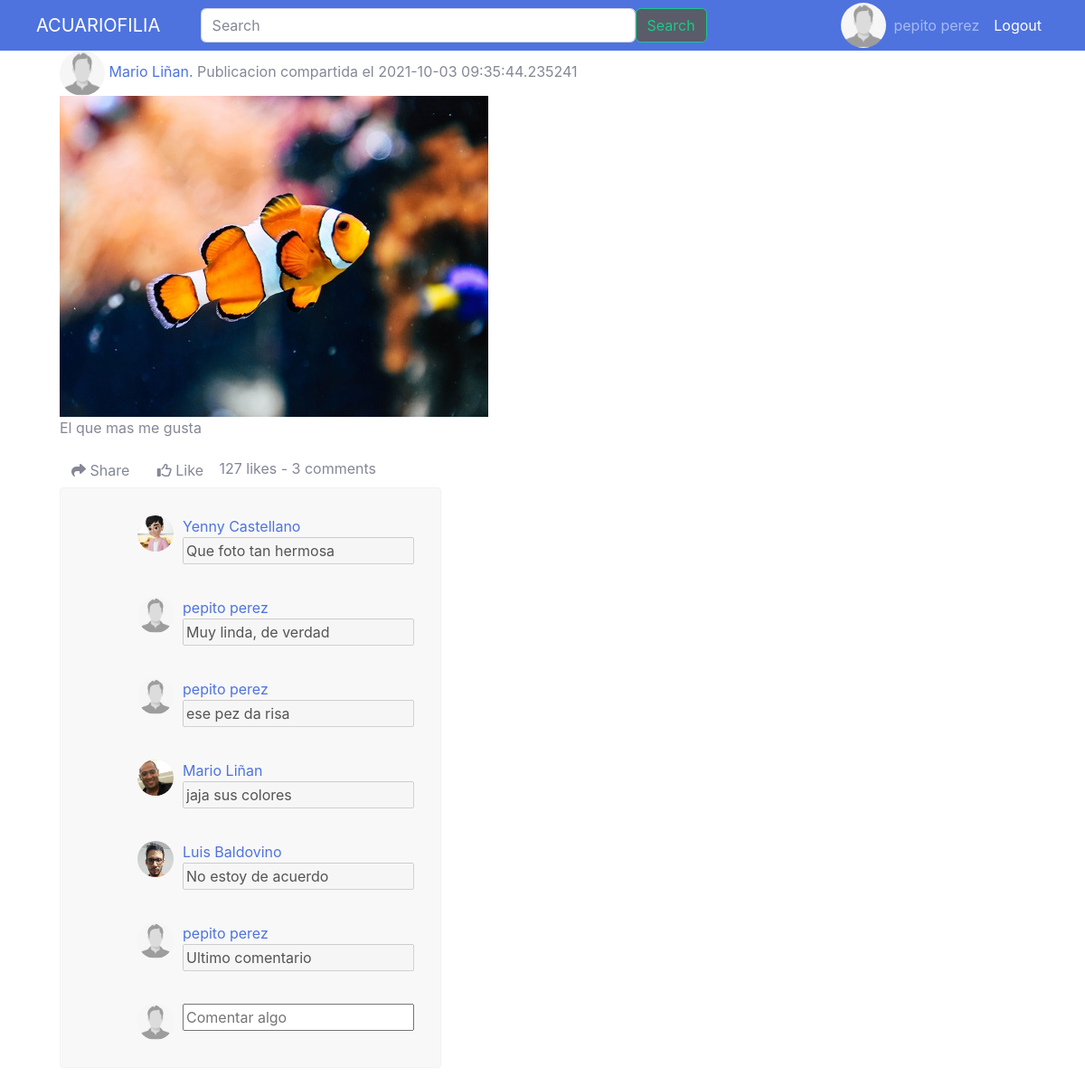
/postdetail?codigo=1 (signed in), run on the app's committed database.
### tables this page shows
CREATE TABLE User (UserId INTEGER PRIMARY KEY AUTOINCREMENT UNIQUE, name VARCHAR (20) NOT NULL, lastName VARCHAR (20) NOT NULL, email VARCHAR (30) UNIQUE NOT NULL, password VARCHAR (200) NOT NULL, birthay DATE NOT NULL, gender CHAR (15) NOT NULL, role INTEGER (1) NOT NULL, CreationDate DATETIME NOT NULL, ProfilePicURL VARCHAR (20) DEFAULT ('vacio.png'), country CHAR (30), phone INTEGER, about CHAR (150), profesion CHAR (40));

CREATE TABLE Post (PostId INTEGER PRIMARY KEY AUTOINCREMENT UNIQUE, PhotoURL CHAR (100) NOT NULL, Title VARCHAR (30) NOT NULL, creationDate DATE NOT NULL, UserId INTEGER REFERENCES User (UserId) ON DELETE CASCADE ON UPDATE CASCADE, Postviews INTEGER (30));

CREATE TABLE Comments (CommentId INTEGER PRIMARY KEY AUTOINCREMENT, Content VARCHAR NOT NULL, PostId INTEGER REFERENCES Post (PostId) ON DELETE CASCADE ON UPDATE CASCADE, UserId INTEGER REFERENCES User (UserId) ON DELETE CASCADE ON UPDATE CASCADE, CreationDate DATETIME NOT NULL);

### main.py (the view)
@app.route('/postdetail')
def postdetail():
    if 'fullname' not in session:
        return redirect('login')
    else:
        idp = request.args.get('codigo')
        sql = f'SELECT * FROM Post , User WHERE User.UserId=Post.UserId AND Post.PostId = {idp}'
        postsel= selectSQLite(sql)
        sql = f'SELECT * from Comments, User WHERE User.UserId=Comments.UserId AND Comments.PostId = {idp}'
        comPost= selectSQLite(sql)
        return render_template("postdetail.html", postsel=postsel,comPost=comPost)

### db.py (called while the page is built)
def get_db():
    try:
        if 'db' not in g:
            print('Connection OK')
            g.db = sqlite3.connect('database.db')
        return g.db
    except Error:
        print(Error)

### main.py (called while the page is built)
def selectSQLite(sql):
    db = get_db()
    cursorObj = db.cursor()
    cursorObj.execute(sql)
    seleccion = cursorObj.fetchall()
    return seleccion

### templates/postdetail.html (shortened to what this page needs)
<!DOCTYPE html>
<html lang="es">
    <head>
        <link href="../static/css/post_style.css" rel="stylesheet">
        <link href="../static/css/sb-admin-2.min.css" rel="stylesheet">
    </head>
    <body>
        <nav class="navbar navbar-expand-lg navbar-dark bg-primary">
            <div class="container-fluid">
                <a class="navbar-brand" href="{{'feed'}}">ACUARIOFILIA</a>
                <form class="d-flex" form action="{{url_for('search')}}" method="post" enctype="multipart/form-data">
                    <input class="form-control me-2" type="search" name="palabra" placeholder="Search" aria-label="Search">
                    <button class="btn btn-outline-success bg-primary bg-dark" type="submit">Search</button>
                </form>
            {% if 'id' in session %}
                <div class="contenedorLogin">
                    <div class="logout">
                        <span class="navbar-text p-2 bd-highlight"> <a href="{{'logout'}}">Logout</a> </span>
                    </div>
                    <div class="fullname">
                        <span class="navbar-text p-2 bd-highlight"> {{ session['fullname'] }} </span>
                    </div>
                    <div class="av-user-icon">
                        <a href="{{url_for('perfil', codigo = session['id']) }}"><img src="../static/images/perfil/{% print(session['foto']) %}" alt="user" class="fotoperfil-md-left"></a>
                    </div>
            {% else %}
                    <span class="navbar-text p-2 bd-highlight"> <a href="{{'login'}}">Login</a> </span>
                </div>
            {% endif %}
            </div>
        </nav>
        <div class="container bootstrap snippets bootdey">
            <div class="col-md-8">
              <div class="box box-widget">
                <div class="box-header with-border">
                  <div class="user-block">
                    <a href="{{url_for('perfil', codigo = session['id']) }}"><img class="fotoperfil-md-left" src="../static/images/perfil/{% print(postsel[0][15]) %}" alt="User Image">
                    <span class="username"><a href="{{url_for('perfil', codigo = postsel[0][4]) }}">{% print(postsel[0][7]+ " " +postsel[0][8]) %}.</a></span>
                    <span class="description">Publicacion compartida el {% print(postsel[0][3]) %}</span>
                  </div>
                </div>
                <div class="box-body" style="display: block;">
                    <img src="../static/images/post/{% print(postsel[0][1]) %}" class="img-fluid" alt="Responsive image">
                    <p>{% print(postsel[0][2]) %}</p>
                    <button type="button" class="btn btn-default btn-xs"><i class="fa fa-share"></i> Share</button>
                    <button type="button" class="btn btn-default btn-xs"><i class="fa fa-thumbs-o-up"></i> Like</button>
                    <span class="pull-right text-muted">127 likes - 3 comments</span>
                </div>
            <div class="post-content ">
                <div class="post-container">
                    <div class="post-detail">
                    {% for com in comPost %}
                    <div class="box-comment">
                        <div class="post-comment" id="{{ com[0] }}">
                            <a href="{{url_for('perfil', codigo = com[3]) }}" class="profile-link"><img src="../static/images/perfil/{% print(com[14]) %}" alt="" class="profile-photo-sm"></a>
                            <p><a href="{{url_for('perfil', codigo = com[3]) }}" class="profile-link">{% print(com[6]) %} {% print(com[7]) %} <br></a>
                                <input type="text" class="nosec" value="{% print(com[1]) %}" disabled>    </p>
                            {% if session['id']==com[5] or session['rol']== 1 %}
                                <a href="{{url_for('deleteComm', codigo = com[0], postId=com[2]) }}"><br> <ul> Borrrar</a></ul>
                            {% endif %}
                        </div>
                    </div>
                    {% endfor %}
                        <div class="post-comment">
                            <img src="../static/images/perfil/{% print(session['foto']) %}" alt="" class="profile-photo-sm">
                            <form class="flex" form action="{{url_for('addcomm', codigo = postsel[0][0])}}" method="post" enctype="multipart/form-data">
                                    <input type= "text" name="comentario" id="comentario" placeholder="Comentar algo"></textarea>
                            </form>
                        </div>
                    </div>
                </div>
            </div>
        </div>
    </body>
</html>

### static/css/post_style.css (style rules this page uses)
body { margin-top:20px; }
.post-content { background: #f8f8f8; border-radius: 4px; width: 60%; border: 1px solid #f1f2f2; margin-bottom: 20px; overflow: hidden; position: relative; }
.contenedorLogin { height: 40px; width: 350px; display: flex; flex-direction: row-reverse; }
.av-user-icon { align-self: center; }
.d-flex { width: 50%; }
.post-content .post-container { padding: 20px; }
.post-content .post-container .post-detail { margin-left: 65px; position: relative; }
.post-content .post-container .post-detail .post-comment { display: inline-flex; margin: 10px auto; width: 100%; }
.post-content .post-container .post-detail .post-comment img.profile-photo-sm { margin-right: 10px; }
img.fotoperfil-md-left { height: 50px; width: 50px; border-radius: 50%; }
img.profile-photo-sm { height: 40px; width: 40px; border-radius: 50%; }

### data on the page
User: ProfilePicURL (picture), name+lastName "Mario Liñan"
Post: creationDate "2021-10-03 09:35:44.235241", PhotoURL (picture), Title "El que mas me gusta"
Comments: ProfilePicURL (picture), Content "Que foto tan hermosa"
User: name "Yenny", lastName "Castellano"
Comments: ProfilePicURL (picture), Content "Muy linda, de verdad"
User: name "pepito", lastName "perez"
Comments: ProfilePicURL (picture), Content "ese pez da risa"
Comments: ProfilePicURL (picture), Content "jaja sus colores"
User: name "Mario", lastName "Liñan"
Comments: ProfilePicURL (picture), Content "No estoy de acuerdo"
User: name "Luis", lastName "Baldovino"
Comments: ProfilePicURL (picture), Content "Ultimo comentario"

### other printed values
{{ session['fullname'] }} "pepito perez"
